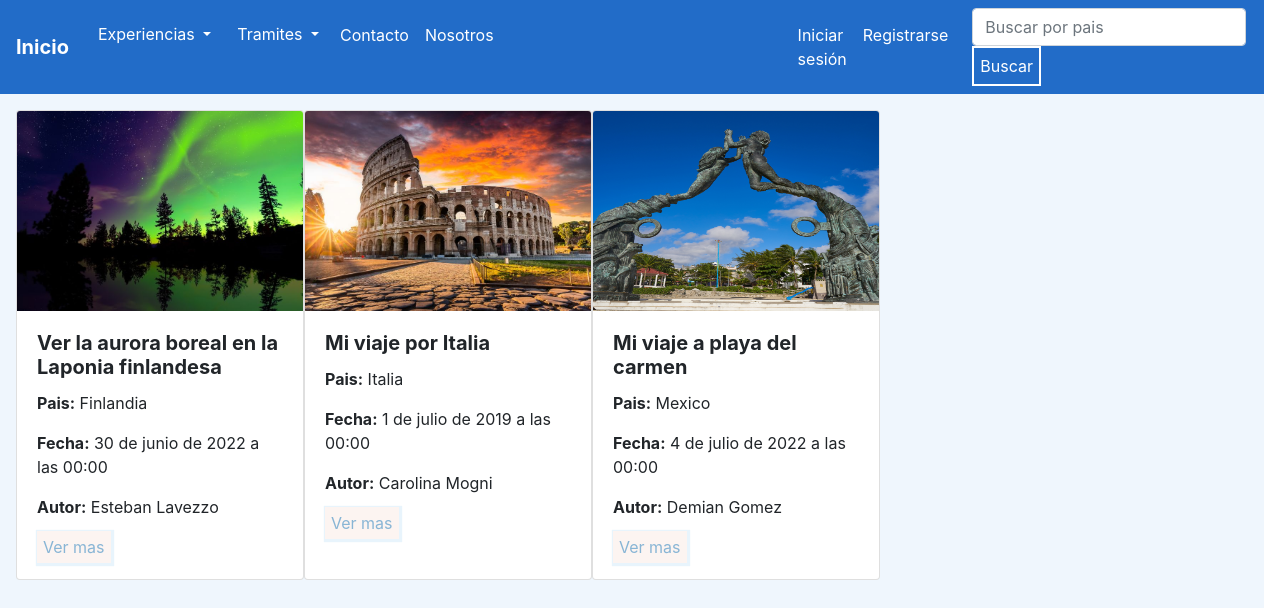
The app's page /ver-experiencias/ with its own data.
### experiencias/models.py (models this page shows, shortened)
class Experiencias (models.Model):
    titulo = models.CharField(max_length=100)
    pais = models.CharField(max_length=50)
    fecha = models.DateTimeField(null=True)
    autor = models.CharField(max_length=50)
    cuerpo = models.TextField(max_length=20000)
    image = models.ImageField(upload_to = 'imagenes_experiencias/', blank=True, null=True)
    is_active = models.BooleanField(default=True)
    class Meta:
        verbose_name = 'Experiencia'
        verbose_name_plural = 'Experiencias'

### experiencias/views.py (the view)
# urls.py: path('ver-experiencias/', ver_experiencias, name = 'ver-experiencias'),
def ver_experiencias(request):
    experiencias = Experiencias.objects.all()
    context = {'experiencias':experiencias}
    return render(request, 'experiencias/ver_experiencias.html', context=context)

### templates/experiencias/ver_experiencias.html (shortened to what this page needs)
{% extends 'base.html' %}
{% block contenido %}
<div class="d-flex " style="margin-top:1rem; margin-left: 1rem; ">
    {% for experiencia  in  experiencias %}
    <div class="card " style="width: 18rem;">
        {% if experiencia.image %}
           <img src="{{experiencia.image.url}}" style="min-width: 250px; min-height:200px;max-width: 2000px; max-height:200px;" class="card-img-top" >
        {% endif %}
        <div class="card-body">
            <h5 class="card-title"><b>{{experiencia.titulo}}</b></h5>
            <p class="card-text"><b>Pais:</b> {{experiencia.pais}}</p>
            <p class="card-text"><b>Fecha:</b> {{experiencia.fecha}}</p>
            <p class="card-text"><b>Autor:</b> {{experiencia.autor}}</p>
            <a href="/detalle-experiencia/{{experiencia.id}}/" class="Boton">Ver mas</a>
        </div>
    </div>
    {% endfor %}
</div>
{% endblock %}

### static/blog_viaje-GomezMogniLavezzo/styles.css (style rules this page uses)
html { max-height: 100%; height: 1360px; }
body { background-color: rgb(239, 246, 253); max-width: 100%; min-width: 100%; position: absolute; align-content: center; }
.Boton { padding: 6px ; background-color: rgba(252, 244, 241, 0.949); box-shadow: 1px 1px 1px 2px rgba(34, 144, 222, 0.1); color: rgb(136, 181, 213); border-style: initial; border-color: rgba(104, 104, 104, 0.949); text-decoration: solid; max-width: 100%; max-height: 100%; }

### records on screen
Experiencias: image (picture), titulo "Ver la aurora boreal en la Laponia finlandesa", pais "Finlandia", fecha "30 de junio de 2022 a las 00:00", autor "Esteban Lavezzo"
Experiencias: image (picture), titulo "Mi viaje por Italia", pais "Italia", fecha "1 de julio de 2019 a las 00:00", autor "Carolina Mogni"
Experiencias: image (picture), titulo "Mi viaje a playa del carmen", pais "Mexico", fecha "4 de julio de 2022 a las 00:00", autor "Demian Gomez"
